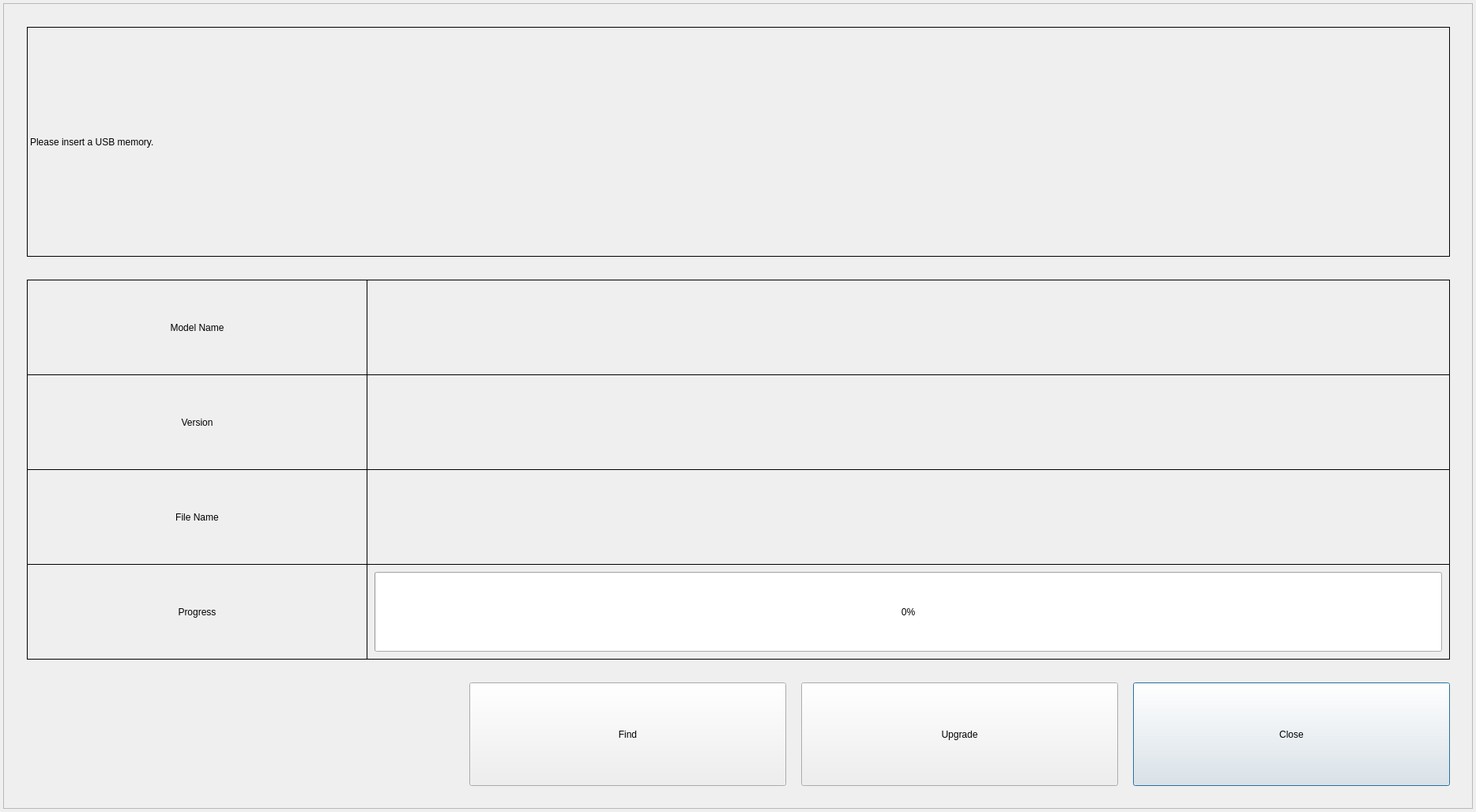
<?xml version="1.0" encoding="UTF-8"?>
<ui version="4.0">
 <class>AppUpgradeDialog1080p</class>
 <widget class="QDialog" name="AppUpgradeDialog1080p">
  <property name="geometry">
   <rect>
    <x>0</x>
    <y>0</y>
    <width>1868</width>
    <height>1028</height>
   </rect>
  </property>
  <property name="windowTitle">
   <string>APPUPGRADE PROPERTY</string>
  </property>
  <widget class="QFrame" name="frame">
   <property name="geometry">
    <rect>
     <x>4</x>
     <y>4</y>
     <width>1860</width>
     <height>1020</height>
    </rect>
   </property>
   <property name="frameShape">
    <enum>QFrame::StyledPanel</enum>
   </property>
   <property name="frameShadow">
    <enum>QFrame::Raised</enum>
   </property>
   <widget class="QPushButton" name="buttonClose">
    <property name="geometry">
     <rect>
      <x>1430</x>
      <y>860</y>
      <width>401</width>
      <height>131</height>
     </rect>
    </property>
    <property name="text">
     <string>Close</string>
    </property>
   </widget>
   <widget class="QLabel" name="labelStatus">
    <property name="geometry">
     <rect>
      <x>30</x>
      <y>30</y>
      <width>1801</width>
      <height>291</height>
     </rect>
    </property>
    <property name="frameShape">
     <enum>QFrame::Box</enum>
    </property>
    <property name="text">
     <string>Please insert a USB memory.</string>
    </property>
   </widget>
   <widget class="QPushButton" name="buttonUpgrade">
    <property name="geometry">
     <rect>
      <x>1010</x>
      <y>860</y>
      <width>401</width>
      <height>131</height>
     </rect>
    </property>
    <property name="text">
     <string>Upgrade</string>
    </property>
   </widget>
   <widget class="QPushButton" name="buttonFind">
    <property name="geometry">
     <rect>
      <x>590</x>
      <y>860</y>
      <width>401</width>
      <height>131</height>
     </rect>
    </property>
    <property name="text">
     <string>Find</string>
    </property>
   </widget>
   <widget class="QLabel" name="labelModelName">
    <property name="geometry">
     <rect>
      <x>30</x>
      <y>350</y>
      <width>431</width>
      <height>121</height>
     </rect>
    </property>
    <property name="frameShape">
     <enum>QFrame::Box</enum>
    </property>
    <property name="text">
     <string>Model Name</string>
    </property>
    <property name="alignment">
     <set>Qt::AlignCenter</set>
    </property>
   </widget>
   <widget class="QLabel" name="labelModelNameValue">
    <property name="geometry">
     <rect>
      <x>460</x>
      <y>350</y>
      <width>1371</width>
      <height>121</height>
     </rect>
    </property>
    <property name="frameShape">
     <enum>QFrame::Box</enum>
    </property>
    <property name="text">
     <string/>
    </property>
   </widget>
   <widget class="QLabel" name="labelVersion">
    <property name="geometry">
     <rect>
      <x>30</x>
      <y>470</y>
      <width>431</width>
      <height>121</height>
     </rect>
    </property>
    <property name="frameShape">
     <enum>QFrame::Box</enum>
    </property>
    <property name="text">
     <string>Version</string>
    </property>
    <property name="alignment">
     <set>Qt::AlignCenter</set>
    </property>
   </widget>
   <widget class="QLabel" name="labelVersionValue">
    <property name="geometry">
     <rect>
      <x>460</x>
      <y>470</y>
      <width>1371</width>
      <height>121</height>
     </rect>
    </property>
    <property name="frameShape">
     <enum>QFrame::Box</enum>
    </property>
    <property name="text">
     <string/>
    </property>
   </widget>
   <widget class="QLabel" name="labelFileName">
    <property name="geometry">
     <rect>
      <x>30</x>
      <y>590</y>
      <width>431</width>
      <height>121</height>
     </rect>
    </property>
    <property name="frameShape">
     <enum>QFrame::Box</enum>
    </property>
    <property name="text">
     <string>File Name</string>
    </property>
    <property name="alignment">
     <set>Qt::AlignCenter</set>
    </property>
   </widget>
   <widget class="QLabel" name="labelFileNameValue">
    <property name="geometry">
     <rect>
      <x>460</x>
      <y>590</y>
      <width>1371</width>
      <height>121</height>
     </rect>
    </property>
    <property name="frameShape">
     <enum>QFrame::Box</enum>
    </property>
    <property name="text">
     <string/>
    </property>
   </widget>
   <widget class="QProgressBar" name="progressBar">
    <property name="geometry">
     <rect>
      <x>470</x>
      <y>720</y>
      <width>1351</width>
      <height>101</height>
     </rect>
    </property>
    <property name="value">
     <number>0</number>
    </property>
   </widget>
   <widget class="QLabel" name="labelProgress">
    <property name="geometry">
     <rect>
      <x>30</x>
      <y>710</y>
      <width>431</width>
      <height>121</height>
     </rect>
    </property>
    <property name="frameShape">
     <enum>QFrame::Box</enum>
    </property>
    <property name="text">
     <string>Progress</string>
    </property>
    <property name="alignment">
     <set>Qt::AlignCenter</set>
    </property>
   </widget>
   <widget class="QLabel" name="labelProgressValue">
    <property name="geometry">
     <rect>
      <x>460</x>
      <y>710</y>
      <width>1371</width>
      <height>121</height>
     </rect>
    </property>
    <property name="frameShape">
     <enum>QFrame::Box</enum>
    </property>
    <property name="text">
     <string/>
    </property>
   </widget>
   <zorder>labelProgressValue</zorder>
   <zorder>buttonClose</zorder>
   <zorder>labelStatus</zorder>
   <zorder>buttonUpgrade</zorder>
   <zorder>buttonFind</zorder>
   <zorder>labelModelName</zorder>
   <zorder>labelModelNameValue</zorder>
   <zorder>labelVersion</zorder>
   <zorder>labelVersionValue</zorder>
   <zorder>labelFileName</zorder>
   <zorder>labelFileNameValue</zorder>
   <zorder>progressBar</zorder>
   <zorder>labelProgress</zorder>
  </widget>
 </widget>
 <layoutdefault spacing="6" margin="11"/>
 <resources/>
 <connections/>
</ui>
